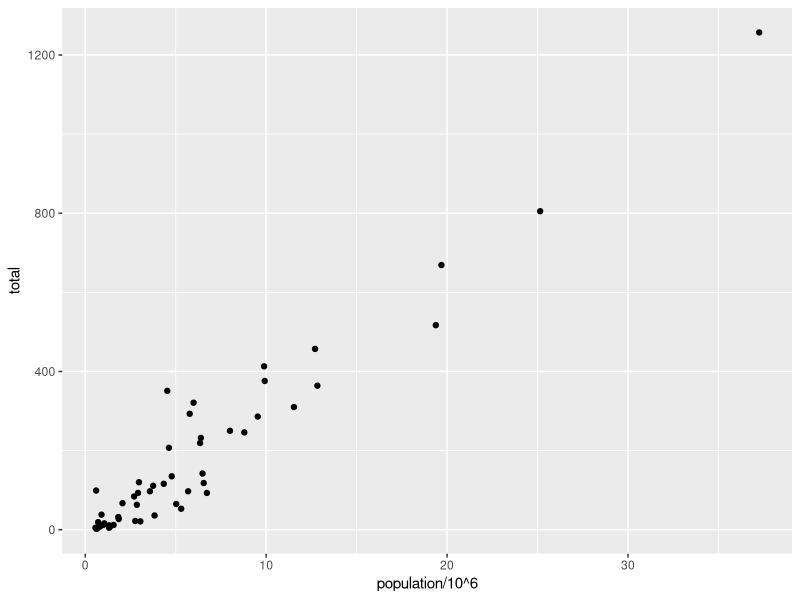
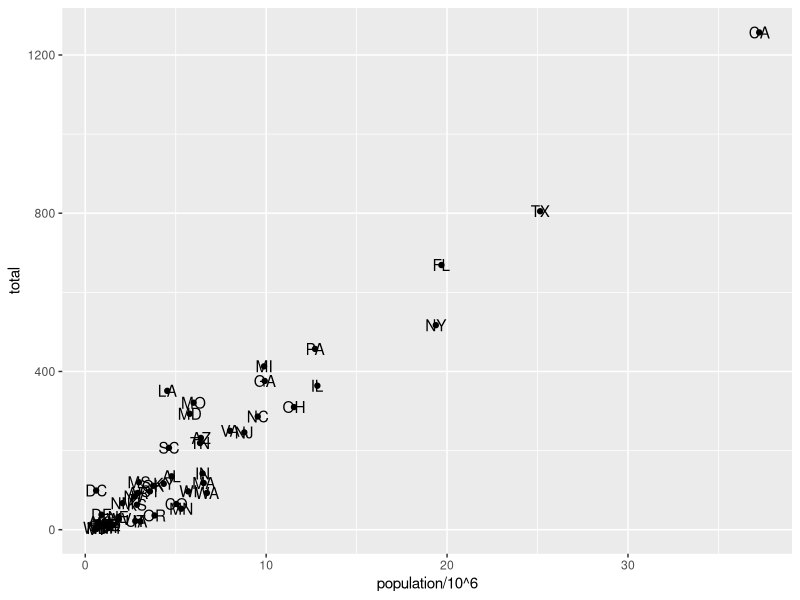
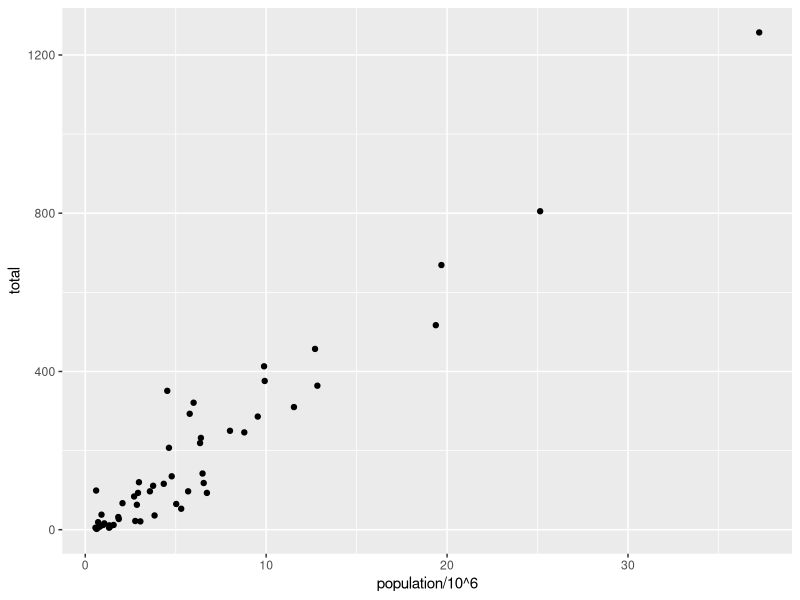
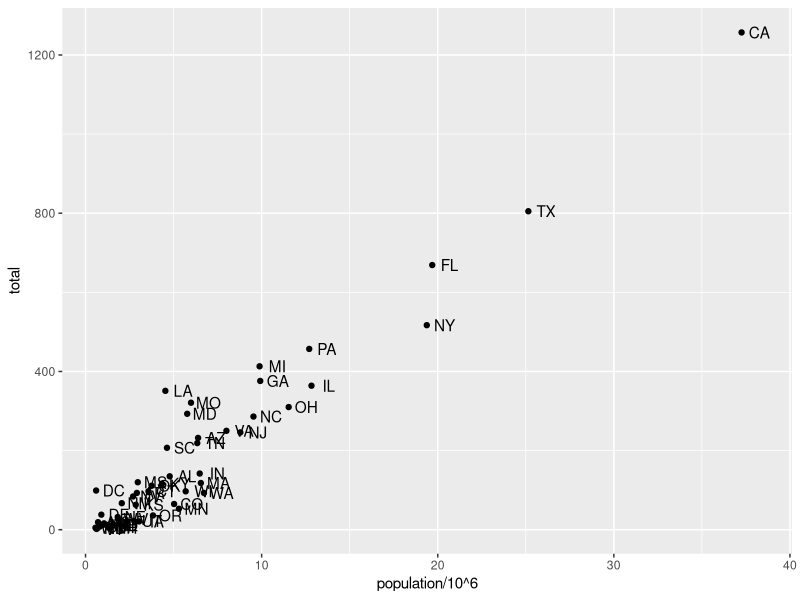
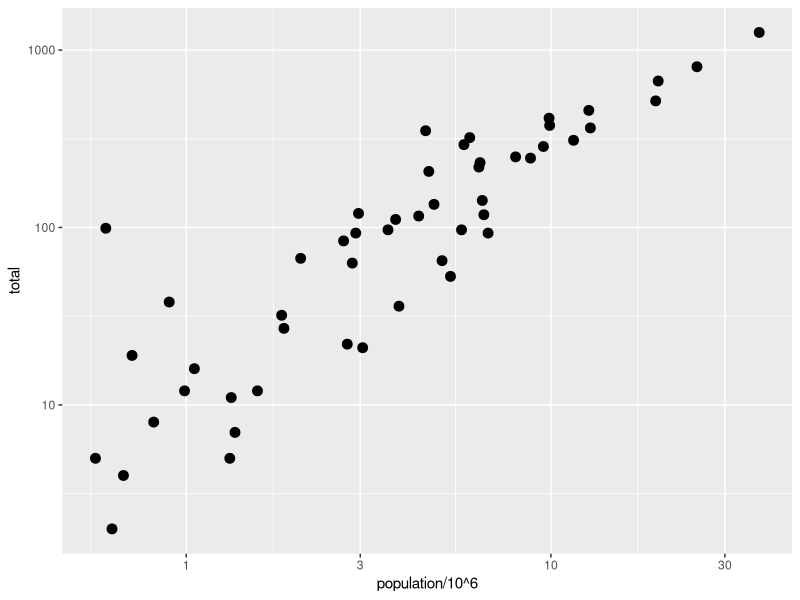
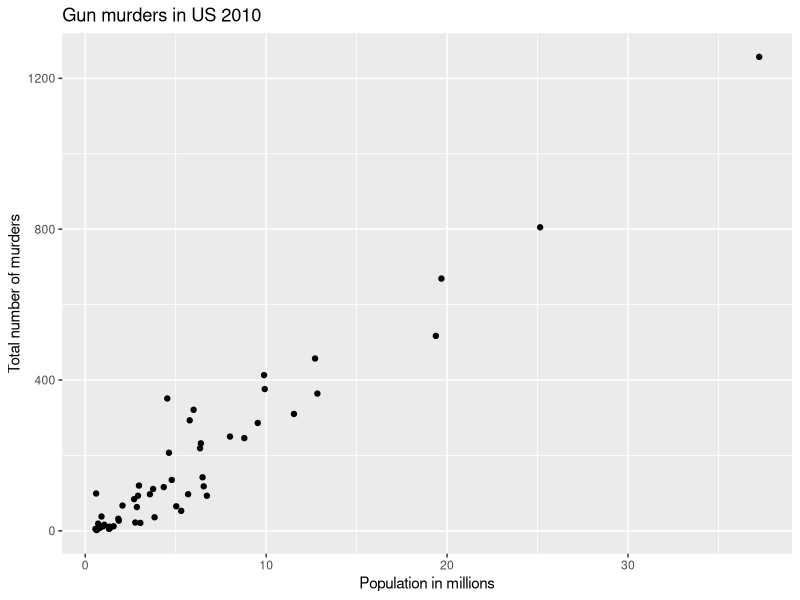
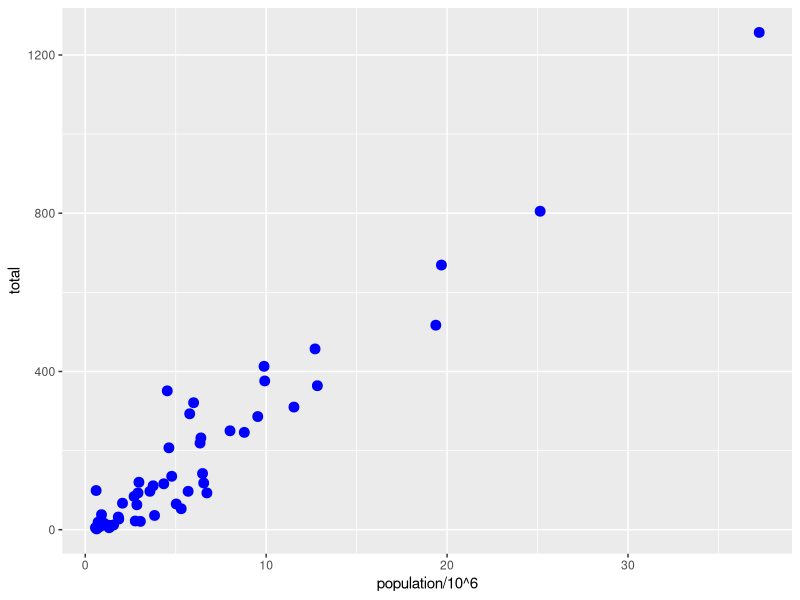
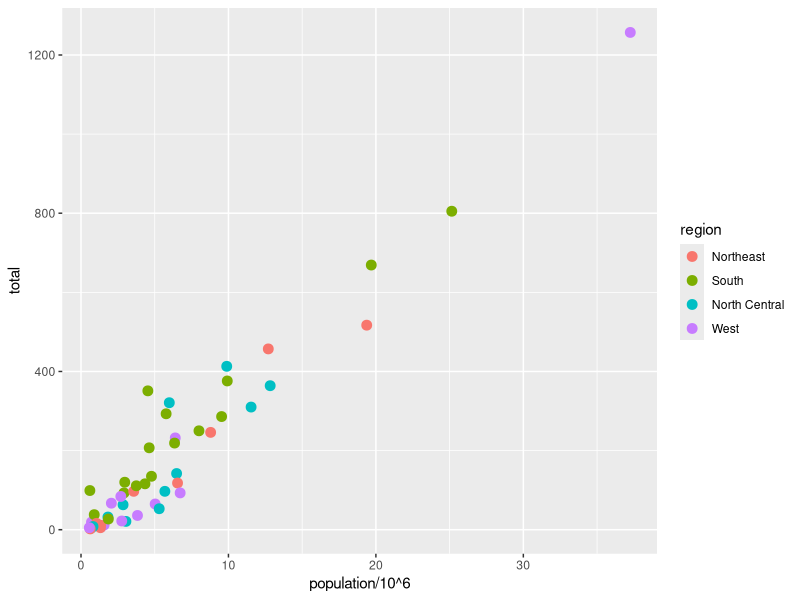

These figures' R source, in order:
## ---- chunk 1
library(dslabs)
data(murders)
library(dplyr)
## ---- chunk 2
library(ggplot2)
library(tidyverse)
## ---- chunk 3
# Total murder in United States by each States
str(murders)
head(murders)
## ---- chunk 4
#in this case we want to see correlation between total population (x) and number of total murders (y)
m.plot = murders %>% ggplot(aes (x = population/10**6 , y = total)) +
  geom_point()
m.plot
#then yo can add lable and text with geom_text(). Note that you can omit x and y*
m.plot +
  geom_text(aes (label = abb))
## ---- chunk 5
#Making point smaller with geom_point(aes(), "size")
m.plot + geom_point( size = 1)
#move text to the left with geom_text(aes(), "nudge_x")
m.plot + geom_text(aes (label = abb), nudge_x = 1)  
## ---- chunk 6
#use layer scale_x_continuous () and scale_y_continuous () to transform scales
m.plot + geom_point( size = 3) +
  scale_x_continuous (trans = "log10")+
  scale_y_continuous (trans = "log10") 
## ---- chunk 7
m.plot +
  xlab ("Population in millions") + 
  ylab ("Total number of murders") + 
  ggtitle("Gun murders in US 2010")
## ---- chunk 8
#Change all points color to blue
m.plot + geom_point(size = 3, color = "blue")
#You can catagorize color by each Regions
m.plot + geom_point(aes(col = region), size = 3)
## ---- chunk 9
# Compute (r) a average total murders rate
r = murders %>%
  summarize(rate = sum(total) / sum(population) *10^6) %>% .$rate

# add (r) line to the plot with geom_abline()
m.plot + geom_point(aes (col = region) , size = 3) +
  scale_x_continuous (trans = "log10") +
  scale_y_continuous (trans = "log10") +
  #Note that lty change type of line and color change color of the line
  geom_abline(intercept = log10(r) , lty = 2, color = "darkgrey")

## ---- chunk 10
# Install package and apply selected theme on plot
library(ggthemes)
m.plot + theme_economist()
## ---- chunk 11
#ggrepel help move text around to be able to see clearly
library(ggrepel)
m.plot + geom_text_repel(aes (label =abb) )
## ---- chunk 12
#initiate data
murders %>% ggplot(aes (x = population/10^6 , y = total, label = abb)) + 
  #define type of plot
  geom_point(aes(col = region), size = 2) + 
  #add label for point
  geom_text_repel() + 
  #Change scale to log10
  scale_x_continuous (trans = "log10")+
  scale_y_continuous (trans = "log10")+
  #add x-axis and y-axis label , and Plot tile
  ggtitle("Gun Murders in United States in 2010") + 
  xlab("log10 of total population") + 
  ylab("log10 of total number of Murders") +
  # add (r) line to the plot with geom_abline()
  geom_abline(intercept = log10(r) , lty = 2) +
  #Add theme
  theme_economist()
